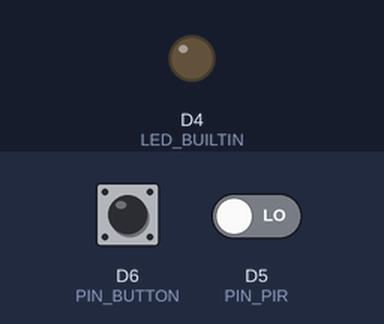
Recording of a program running on a simulated ESP8266 (Wemos D1 mini). On the bench: output pins drawn as LEDs (lit = HIGH, except the on-board LED, lit = LOW). Dashed ring = blinking. The test bench sets the inputs (shaded band); at power-on: D5 (PIN_PIR) LOW, D6 (PIN_BUTTON) HIGH.

Above: at 1.2 s.
1.3 s: D5 (PIN_PIR) driven HIGH
At 1.48 s:
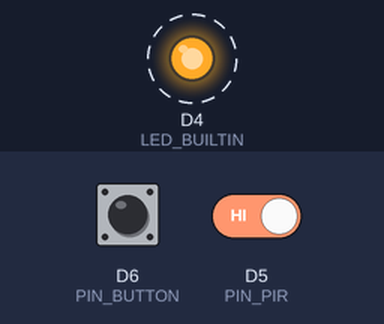
4.3 s: D6 (PIN_BUTTON) pulled LOW for 0.15 s
6.0 s: D6 (PIN_BUTTON) pulled LOW for 1 s
At 6.59 s:
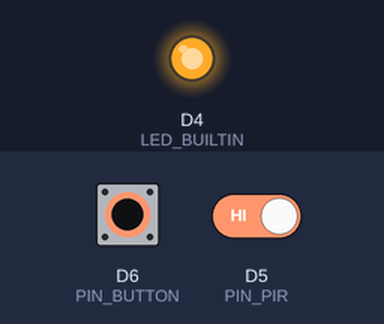
Timing chart, 0 to 15.0 s (numbered marks = the images above; inputs shaded):
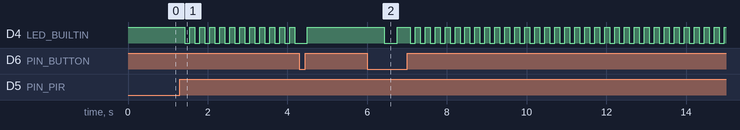

Measured:
- after the input at 1.3 s, D4 (LED_BUILTIN): alternates HIGH for 0.13 s and LOW for 0.13 s, starting after 0.13 s
- after the input at 6.0 s, D4 (LED_BUILTIN): goes LOW 0.33 s, HIGH 0.33 s, 31 × (LOW 0.13 s, HIGH 0.13 s), LOW 0.13 s, then HIGH, starting after 0.43 s

The program:

main.cpp
```cpp
// COMP-10184 – Mohawk College
// COMP-10184_AlarmSystem
// Stage 5 submission
// This program is used to imitate a home alarm that detects movement.
// which casues a countdown to start  that will trigger the alarm  if the button is not pressed disabling  the sensor
//
// @author  George Mathioudakis
// @id   001211882
//
// I created this work and I have not shared it with anyone else.
//

#include <Arduino.h>

// digital input pin definitions
#define PIN_PIR D5
#define PIN_BUTTON D6
#define BUTTON_DELAY 200
#define BLINK_DELAY 125
#define BUTTON_PUSHED  0
#define BUTTON_NOT_PUSHED 1
#define EXIT_LOOP 10
#define lOOP_ITERATOR 0.25
#define  LIGHT_OFF true
#define  LIGHT_ON false
#define ALARM_DISABLED  0
#define ALARM_ENABLE    1
#define ALARM_COUNTDOWN 2
#define ALARM_ACTIVE    3

int iButton;
int iAlarmState;
bool bPIR;


// *************************************************************
void setup() {
  // configure the USB serial monitor
  Serial.begin(115200);

  // configure the LED output
  pinMode(LED_BUILTIN, OUTPUT);

  // PIR sensor is an INPUT
  pinMode(PIN_PIR, INPUT);

  // Button is an INPUT
  pinMode(PIN_BUTTON, INPUT_PULLUP);

   iAlarmState = ALARM_ENABLE;
   bPIR = false;
   iButton = BUTTON_NOT_PUSHED;
}

// *************************************************************


// *************************************************************
//  function used to detect movement from motion sensor
void detectingMovement()
{
  digitalWrite(LED_BUILTIN, LIGHT_OFF);
  bPIR = digitalRead(PIN_PIR);
  //delay(BUTTON_DELAY);
  if(bPIR == true)
  {
    iAlarmState = ALARM_COUNTDOWN;
   }
}
// *************************************************************


// *************************************************************
// function is used to start a count down  causing the light to blink  for 10 seconds,
// Causing the light to go solid if the button is not pressed during the  10 seconds of blinking
void alarmCountDown() {
  double dLoopCount = 0;
  iButton = BUTTON_NOT_PUSHED;
  while (dLoopCount != EXIT_LOOP && iButton == BUTTON_NOT_PUSHED)
    {
      iButton = digitalRead(PIN_BUTTON);
      digitalWrite(LED_BUILTIN, LIGHT_OFF);
      iButton = digitalRead(PIN_BUTTON);
      delay(BLINK_DELAY);
      iButton = digitalRead(PIN_BUTTON);
      digitalWrite(LED_BUILTIN, LIGHT_ON);
      iButton = digitalRead(PIN_BUTTON);
      delay(BLINK_DELAY);
      iButton = digitalRead(PIN_BUTTON);
      dLoopCount += lOOP_ITERATOR;
    }
    delay(BUTTON_DELAY);

  if(dLoopCount == EXIT_LOOP){
    iAlarmState = ALARM_ACTIVE;
  }
  else{
    digitalWrite(LED_BUILTIN, true);
    iAlarmState = ALARM_DISABLED;
  }
}
// *************************************************************


// *************************************************************
//function is used to wait for the button to be pressed to re-enable sensor
void re_EnableSensor(){
  iButton = digitalRead(PIN_BUTTON);
  delay(200);
  if(iButton == 0)
  {
    iAlarmState = ALARM_ENABLE;
  }
}
// *************************************************************
// function is used to when the alarm is active causing  the light to stay on
void alarmActive(){

  digitalWrite(LED_BUILTIN, false);
}
// *************************************************************
// loop is used to switch between states of the  alarm
void loop() {

  switch(iAlarmState)
  {
  case ALARM_DISABLED:
  re_EnableSensor();
  break;

  case ALARM_ENABLE:
    detectingMovement();
    break;

  case ALARM_COUNTDOWN:
    alarmCountDown();
    break;

  case ALARM_ACTIVE:
    alarmActive();
    break;
  }
}
// *************************************************************
```
